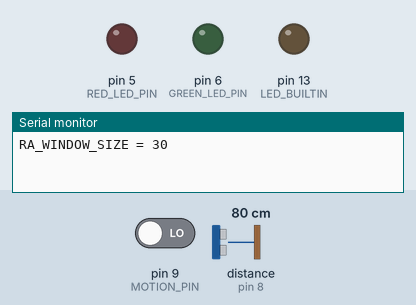
A sketch run on a simulated Arduino Uno, built with avr-gcc and run on an emulated ATmega328P. Parts: output pins drawn as LEDs (lit = HIGH), the last lines printed to the serial monitor. Inputs (shaded band) come from the test bench; at power-on: pin 9 (MOTION_PIN) LOW, distance to the obstacle (sensor on pin 8) 80 cm. The echo pulse lasts 58.3 µs per cm.

Above: at 1.2 s.
1.3 s: pin 9 (MOTION_PIN) driven HIGH
At 2.5 s:
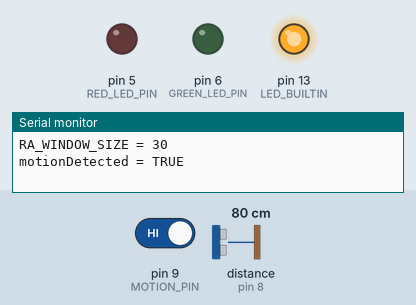
2.8 s: distance to the obstacle (sensor on pin 8) set to 65 cm
4.4 s: distance to the obstacle (sensor on pin 8) set to 56 cm
At 4.9 s:
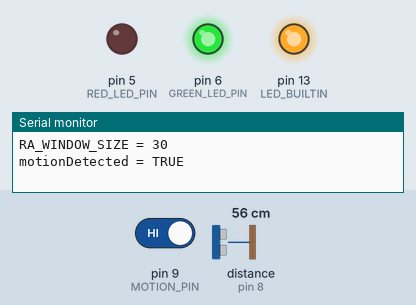
6.1 s: distance to the obstacle (sensor on pin 8) set to 44 cm
7.6 s: distance to the obstacle (sensor on pin 8) set to 36 cm
At 8.7 s:
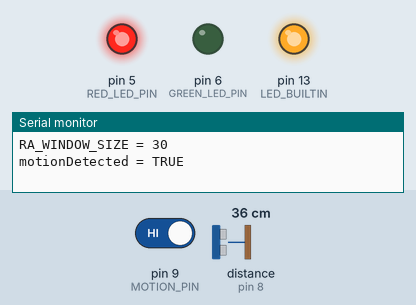
9.3 s: distance to the obstacle (sensor on pin 8) set to 60 cm
At 10.2 s:
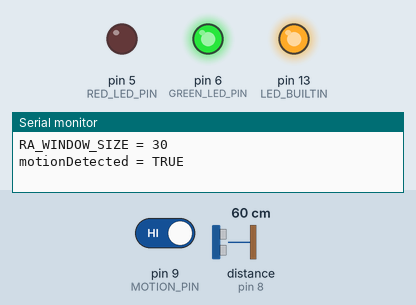
Timing chart, 0 to 11.8 s (numbered marks = the images above; inputs shaded):
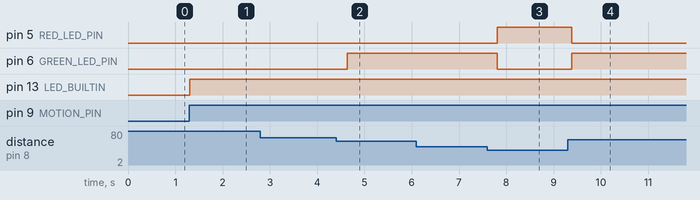

The sketch:

Car_Park_Assistant.ino
```cpp
#include <HCSR04.h>
#include <Nextion.h>

#define RA_WINDOW_SIZE  30

#define RED_LED_PIN    5
#define GREEN_LED_PIN  6

#define LED_BRIGHTNESS 255

#define EARLY_THRESHOLD   60 // cm
#define OPTIMAL_DISTANCE  40 // cm
#define WARNING_THRESHOLD 20 //cm

#define TRIG_PIN 7
#define ECHO_PIN 8

#define FAST_FLASH_PERIOD 200 // ms
#define SLOW_FLASH_PERIOD 200 // ms

float distRA;
float distHistory[RA_WINDOW_SIZE];

int redLedState = LOW;
int yellowLedState = LOW;
int greenLedState = LOW;

int greenLedToggleTime = 0;
int redLedToggleTime = 0;

#define MOTION_PIN     9
#define MOTION_TIMEOUT 5 // seconds
int motionDetected = LOW;

unsigned long lastMotionDetectedTime = 0;

#define PRINT_INTERVAL 1000 // ms
unsigned long lastPrintTime = 0;

HCSR04 hc(TRIG_PIN,ECHO_PIN);

void allLedsOff() {
  analogWrite(RED_LED_PIN, LOW);
  analogWrite(GREEN_LED_PIN, LOW);
}

void toggleRedLed()
{
  if (redLedState>0) {
    redLedState = LOW;
  } else {
    redLedState = LED_BRIGHTNESS;
  }
  analogWrite(RED_LED_PIN, redLedState);
}

void toggleGreenLed()
{
  if (greenLedState>0) {
    greenLedState = LOW;
  } else {
    greenLedState = LED_BRIGHTNESS;
  }
  analogWrite(GREEN_LED_PIN, greenLedState);
}

void slowFlashGreen() {
  analogWrite(RED_LED_PIN, LOW);
  if ((millis() - greenLedToggleTime) > SLOW_FLASH_PERIOD) {
    toggleGreenLed();
    greenLedToggleTime = millis();
  }
}

void solidGreen() {
  analogWrite(RED_LED_PIN, LOW);
  analogWrite(GREEN_LED_PIN, LED_BRIGHTNESS);
}

void solidRed() {
  analogWrite(GREEN_LED_PIN, LOW);
  analogWrite(RED_LED_PIN, LED_BRIGHTNESS);
}

void fastFlashRed() {
  analogWrite(GREEN_LED_PIN, LOW);
  if ((millis() - redLedToggleTime) > FAST_FLASH_PERIOD) {
    toggleRedLed();
    redLedToggleTime = millis();
  }
}


void setup() {
  Serial.begin(9600);

  pinMode(RED_LED_PIN, OUTPUT);
  pinMode(GREEN_LED_PIN, OUTPUT);
  pinMode(LED_BUILTIN, OUTPUT);
  digitalWrite(LED_BUILTIN, LOW);
  allLedsOff();

  Serial.print("RA_WINDOW_SIZE = ");
  Serial.println(RA_WINDOW_SIZE);
}

void loop()
{
  checkMotion();
  readDist();

//  if ((millis() - lastPrintTime) > PRINT_INTERVAL) {
//    Serial.println("----------------------------");
//    Serial.print("lastPrintTime = ");
//    Serial.print(lastPrintTime);
//    Serial.print(", millis() = ");
//    Serial.print(millis());
//    Serial.print(", delta = ");
//    Serial.println(millis() - lastPrintTime);
//    Serial.print("Distance = ");
//    Serial.println(distRA);
//    Serial.print("MotionDetected = ");
//    Serial.println(motionDetected);
//    lastPrintTime = millis();
//  }

  delay(10);
}

void checkMotion() {
  int motionStatus = digitalRead(MOTION_PIN);

  if (motionStatus) {
    if (!motionDetected) {
      Serial.println("motionDetected = TRUE");
    }
    motionDetected = HIGH;
    lastMotionDetectedTime = millis();
  } else {
    if ((millis() - lastMotionDetectedTime) > (MOTION_TIMEOUT * 1000)) {
      if (motionDetected) {
        Serial.println("motionDetected = FALSE");
      }
      motionDetected = LOW;
    }
  }
  if (motionDetected) {
      digitalWrite(LED_BUILTIN, HIGH);
  } else {
      digitalWrite(LED_BUILTIN, LOW);
  }
}

void calculateRollingAverage(float dist)
{
  static int index = 0;
  static int distHistorySize = 0;

//  Serial.println("====================");
//  Serial.print("distHistorySize = ");
//  Serial.println(distHistorySize);
//  Serial.print("index = ");
//  Serial.println(index);

  if (distHistorySize < RA_WINDOW_SIZE)
  {
    distHistorySize++;
  }

  distHistory[index] = dist;

  index++;
  if (index == RA_WINDOW_SIZE)
  {
    index = 0;
  }

  float sum = 0.0;
//  Serial.print("Sum = ");
  for (int i=0;i<distHistorySize;i++)
  {
//    Serial.print(distHistory[i]);
//    if (i < (distHistorySize - 1)) {
//      Serial.print(" + ");
//    }
    sum += distHistory[i];
  }
//  Serial.println();

  distRA = sum / distHistorySize;
//  Serial.print("Sum / distHistorySize = ");
//  Serial.print(sum);
//  Serial.print(" / ");
//  Serial.print(distHistorySize);
//  Serial.print(" = ");
//  Serial.println(distRA);
//  Serial.println("====================");
}

void readDist()
{
  float dist = hc.dist();

  calculateRollingAverage(dist);

  checkDist();
}

void checkDist()
{
  if (!motionDetected) {
    allLedsOff();
  } else {
    if (distRA > EARLY_THRESHOLD)
    {
      allLedsOff();
    }
    else if ((distRA < EARLY_THRESHOLD) && (distRA > OPTIMAL_DISTANCE))
    {
      solidGreen();
      //slowFlashGreen();
    }
    else if ((distRA < OPTIMAL_DISTANCE) && (distRA > WARNING_THRESHOLD))
    {
      solidRed();
    }
    else if (distRA < WARNING_THRESHOLD)
    {
      fastFlashRed();
    }
  }
  return;
}
```

Measured:
- the behaviour switches between 60 and 59 cm on distance to the obstacle (sensor on pin 8) (found by bisection; images 1 and 2)
- the behaviour switches between 40 and 39 cm on distance to the obstacle (sensor on pin 8) (found by bisection; images 2 and 3)
- after the input at 1.3 s, pin 13 (LED_BUILTIN): LOW → HIGH at once
- after the input at 2.8 s, every drawn part: stays the same
- after the input at 4.4 s, pin 6 (GREEN_LED_PIN): LOW → HIGH after 0.24 s
- after the input at 6.1 s, every drawn part: stays the same
- after the input at 7.6 s, pin 5 (RED_LED_PIN): LOW → HIGH after 0.21 s; pin 6 (GREEN_LED_PIN): HIGH → LOW after 0.21 s
- after the input at 9.3 s, pin 5 (RED_LED_PIN): HIGH → LOW after 0.09 s; pin 6 (GREEN_LED_PIN): LOW → HIGH after 0.09 s
